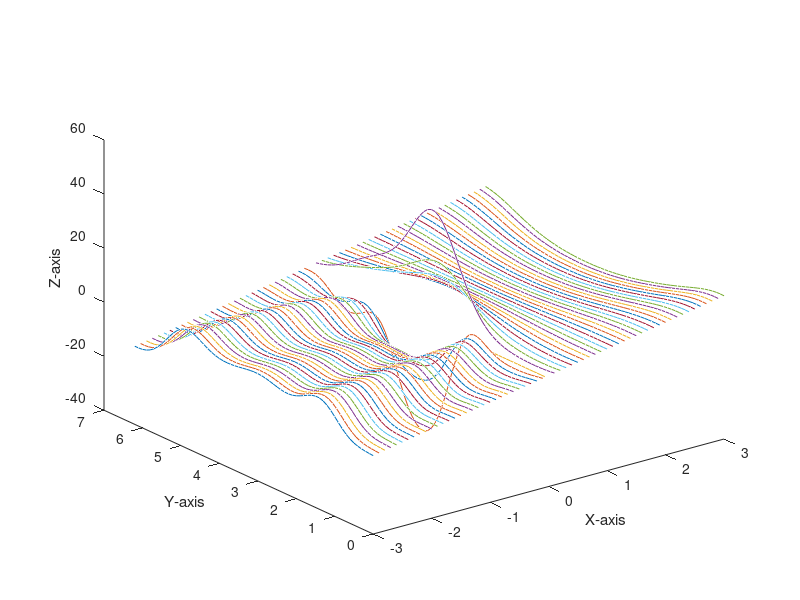

Source code (MATLAB):
% [绘图]一张图上绘制多条曲线[参数ｘ变化时, z的图像]
x = -3: 0.1: 3;
y = 0: 0.1: 2 * pi;
[x, y] = meshgrid(x, y);
% meshgrid 产生一个以向量x为行，y为列的矩阵
z = x.^sin(y) + 4 * x.^cos(y);
plot3(x, y, z);
% 绘制x取不同值时，对应的y-z曲线
xlabel('X-axis');
ylabel('Y-axis');
zlabel('Z-axis');
